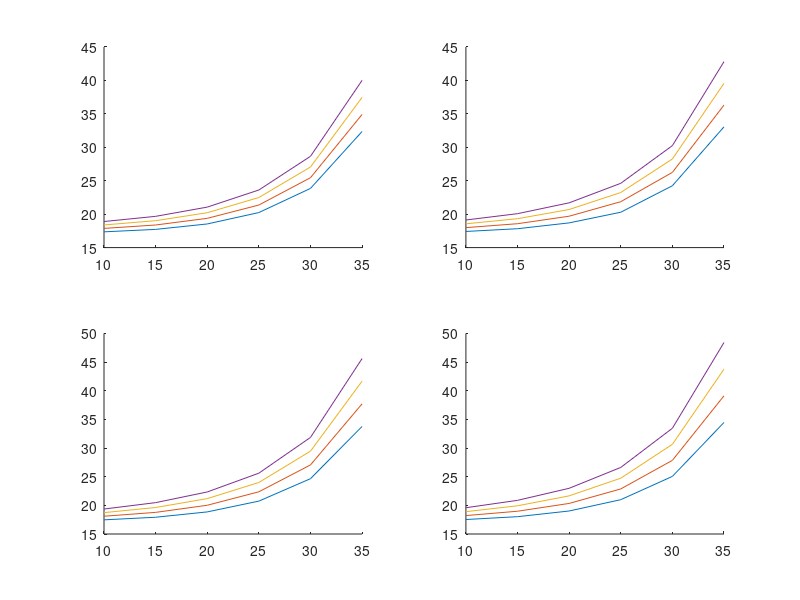

The MATLAB script that drew this image:

clc;
clear;

% 0.3 
x = [10 15 20 25 30 35];
y03_2 = [17.3565 17.7229 18.5343 20.2389 23.8500 32.3615];
y03_3 = [17.8708 18.3792 19.3743 21.3639 25.4500 34.9115];
y03_4 = [18.3851 19.0229 20.2143 22.4889 27.0500 37.4615];
y03_5 = [18.8993 19.6729 21.0543 23.6139 28.6500 40.0115];
subplot(2, 2, 1);
hold on;
plot(x, y03_2);
plot(x, y03_3);
plot(x, y03_4);
plot(x, y03_5);



% 0.5 
x = [10 15 20 25 30 35];
y05_2 = [17.4136 17.8229 18.6943 20.2889 24.2500 33.0615];
y05_3 = [17.9851 18.5729 19.6943 21.8639 26.2500 36.3115];
y05_4 = [18.5565 19.3229 20.6943 23.2389 28.2500 39.5615];
y05_5 = [19.1279 20.0729 21.6943 24.6139 30.2500 42.8115];
subplot(2, 2, 2);
hold on;
plot(x, y05_2);
plot(x, y05_3);
plot(x, y05_4);
plot(x, y05_5);



% 0.7 
x = [10 15 20 25 30 35];
y07_2 = [17.4708 17.9229 18.8543 20.7389 24.6500 33.7615];
y07_3 = [18.0993 18.7729 20.0143 22.3639 27.0500 37.7115];
y07_4 = [18.7279 19.6229 21.1743 23.9889 29.4500 41.6615];
y07_5 = [19.3565 20.4729 22.3343 25.6139 31.8500 45.6115];
subplot(2, 2, 3);
hold on;
plot(x, y07_2);
plot(x, y07_3);
plot(x, y07_4);
plot(x, y07_5);



% 0.9 
x = [10 15 20 25 30 35];
y09_2 = [17.5279 18.0229 19.0143 20.9889 25.0500 34.4615];
y09_3 = [18.2136 18.9729 20.3343 22.8639 27.8500 39.1115];
y09_4 = [18.8993 19.9229 21.6543 24.7389 30.6500 43.7615];
y09_5 = [19.5851 20.8729 22.9743 26.6139 33.4500 48.4115];
subplot(2, 2, 4);
hold on;
plot(x, y09_2);
plot(x, y09_3);
plot(x, y09_4);
plot(x, y09_5);

